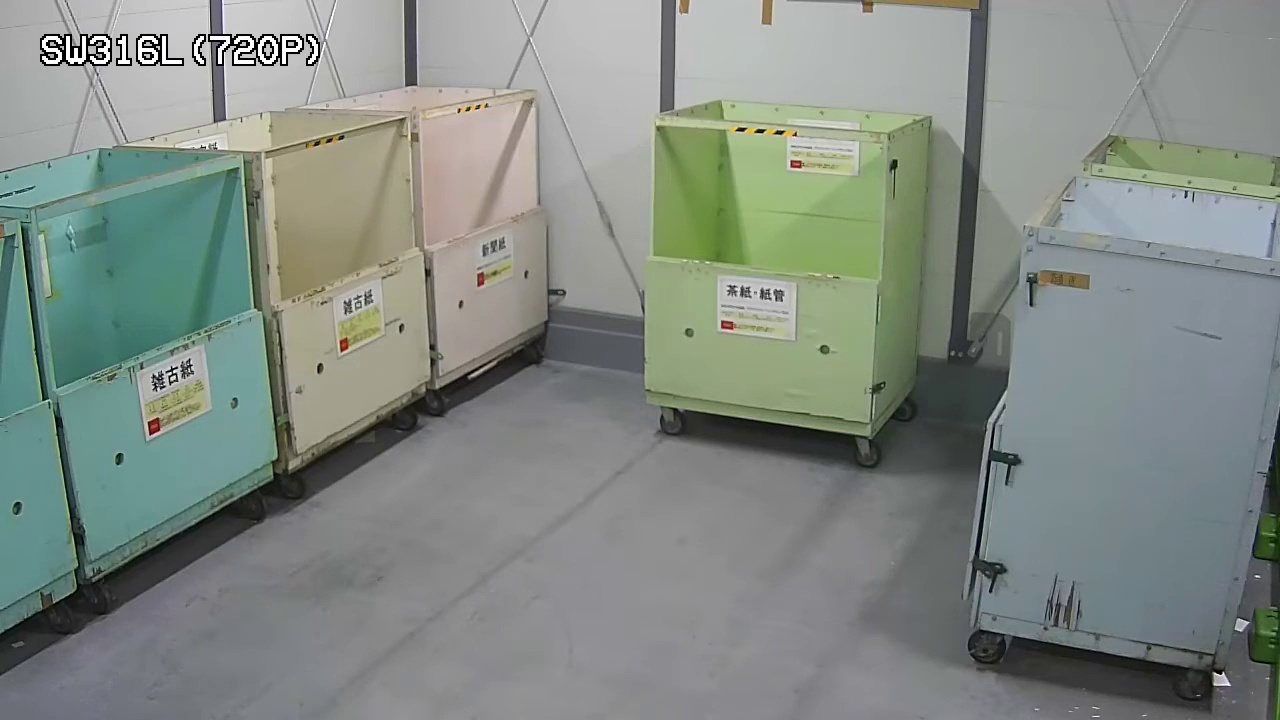
#> input picture frames/00048.jpg, 1280 x 720 px, given in place of test.mp4, which was not available; the run also reads 1 picture not shown here
$ jupyter execute --allow-errors CV_Project.ipynb   (shell and % lines are left out)   (text cells are left out)
#> lines starting #> are read from the running program, lines starting #| are printed output that depends on the picture; after the words box and inside, x2 and y2 are one past the last pixel; in counts of white or black regions, pixels touching at a corner belong together; pictures that were not available may be replaced by others from this repository, and a replacement may not be noted
[cell 1]
import cv2
import numpy as np
import matplotlib.pyplot as plt
import os

[cell 2]
def video_to_frames(input_loc, output_loc):
    """Function to extract frames from input video file
    and save them as separate frames in an output directory.
    Args:
        input_loc: Input video file.
        output_loc: Output directory to save the frames.
    Returns:
        None
    """
#> called with input_loc = 'test.mp4', output_loc = 'frames'
    try:
        os.mkdir(output_loc)
    except OSError:
        pass
    cap = cv2.VideoCapture(input_loc)
    # Find the number of frames
    video_length = int(cap.get(cv2.CAP_PROP_FRAME_COUNT)) - 1
    print ("Number of frames: ", video_length)
    count = 0
    print ("Converting video..\n")
    # Start converting the video
    while cap.isOpened():
        # Extract the frame
        ret, frame = cap.read()
#> frame is the input picture: shape (720, 1280, 3); mean B, G, R 132.1, 138.5, 130.3
        if not ret:
            continue
        # Write the results back to output location.
        cv2.imwrite(output_loc + "/%#05d.jpg" % (count+1), frame)
        count = count + 1
        # If there are no more frames left
        if (count > (video_length-1)):

            # Release the feed
            cap.release()
            # Print stats
            print ("Done extracting frames.\n%d frames extracted" % count)
            break

[cell 3]
input_loc = 'test.mp4'
output_loc = 'frames'
video_to_frames(input_loc,output_loc)

[cell 4]
imPath = r'frames/'
#cv2.imread(frames/00001)
#imPath = imPath + '\'
for imName in os.listdir(imPath):
    image = os.path.join(imPath) + imName
    print(image)
    frame = cv2.imread(image)
    frame = cv2.resize(frame,dsize=(600,400))
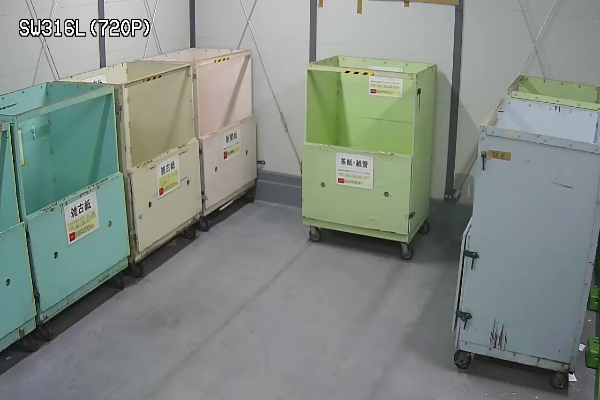
#> frame: shape (400, 600, 3); mean B, G, R 132, 138.3, 130.1
    cv2.imshow('Display', frame)
    k = cv2.waitKey(5) & 0xff
#> (key Esc is pressed here)
    if k == 27:
        break

cv2.destroyAllWindows()

[cell 5]
B = cv2.imread(r'frames/00001.jpg')
I = cv2.imread(r'frames/00280.jpg')

[cell 6]
#change the data types so as to read negative values
B = np.float32(B)
I = np.float32(I)
#> I = nan
C = (I-B)**2
#> C: shape (720, 1280, 3) float32; every value is NaN or infinite
C.shape
#> Out = (720, 1280, 3)

[cell 7]
#since c has all the RGB values, sum them to get single grayscale
C2 = np.sum(C,axis = 2)
#> C2: shape (720, 1280) float32; every value is NaN or infinite
#C2 here represents the foreground mask now.
plt.imshow(C2,cmap='gray')

[cell 8]
#now let us keep the mean as refence and see the image
plt.imshow(C2>C.mean()+2*C2.std(),cmap = 'gray')
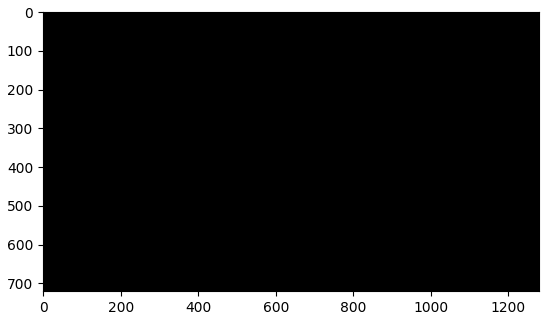
#> figure drawn by matplotlib, 1 panel

[cell 9]
imPath = r'frames/'
fgModel = cv2.createBackgroundSubtractorMOG2()

for imName in os.listdir(imPath):
  image = os.path.join(imPath) + imName
  frame = cv2.imread(image)
  frame = cv2.resize(frame,dsize=(600,400))
  fgmask = fgModel.apply(frame)
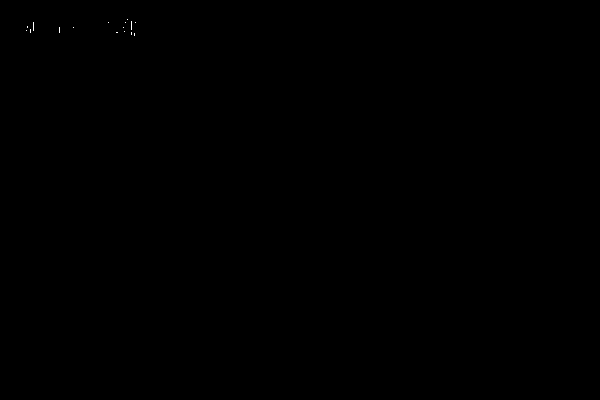
#> fgmask: shape (400, 600); values 127 (black) and 255 (white), 0.02% white in thin lines or dots, all inside (x1, y1, x2, y2) = (26, 19, 136, 36)
  F = np.zeros(frame.shape,np.uint8)
  F[:,:,0],F[:,:,1],F[:,:,2] = fgmask, fgmask, fgmask
  F2 = np.hstack((frame,F))
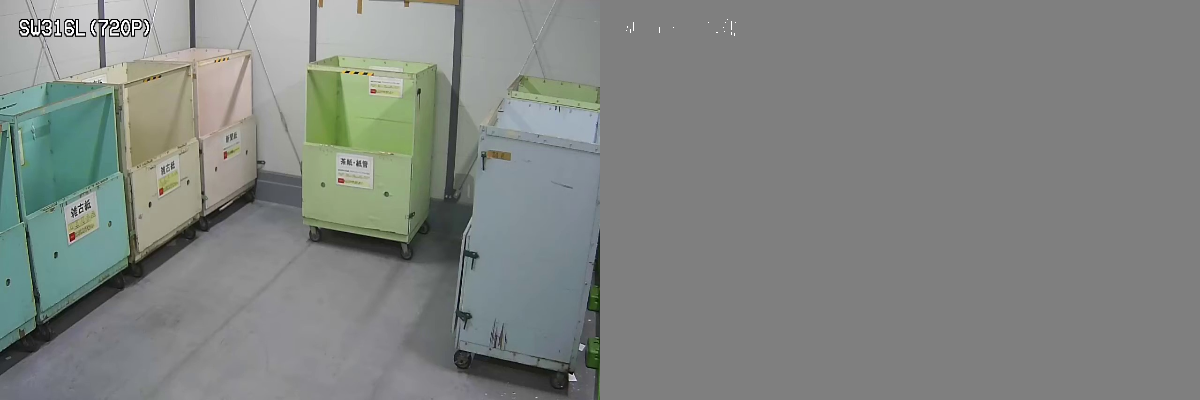
#> F2: shape (400, 1200, 3); mean B, G, R 129.5, 132.7, 128.5
  cv2.imshow('Mixture of gaussians',F2)
  k = cv2.waitKey(5) & 0xff
#> (key Esc is pressed here)
  if k == 27:
    break

#cap.release()
cv2.destroyAllWindows()

[cell 10]
imPath = r'frames/'
fgModel = cv2.createBackgroundSubtractorMOG2()

for imName in os.listdir(imPath):
  image = os.path.join(imPath) + imName
  frame = cv2.imread(image)
  frame = cv2.resize(frame,dsize=(600,400))
  fgmask = fgModel.apply(frame)

  #We now want to de-noise the mask
  K_r = cv2.getStructuringElement(cv2.MORPH_RECT,(3,3))
  fgmask = cv2.morphologyEx(np.float32(fgmask),cv2.MORPH_OPEN,K_r)
#> fgmask: shape (400, 600) float32; every value is 127
  F = np.zeros(frame.shape,np.uint8)
  F[:,:,0],F[:,:,1],F[:,:,2] = fgmask, fgmask, fgmask
#> F: shape (400, 600, 3); every value is 127
  F2 = np.hstack((frame,F))
  cv2.imshow('Morphological operators',F2)
  k = cv2.waitKey(5) & 0xff
#> (key Esc is pressed here)
  if k == 27:
    break

#cap.release()
cv2.destroyAllWindows()

[cell 11]
def f_keepLargeComponents(I,th):
  #making it a boolean array
  R = np.zeros(I.shape)<0
  #this unique func finds all the unique values in the flattened array.
  unique_labels = np.unique(I.flatten())

  #Now iterate the labels
  for label in unique_labels:
    if label == 0:
      pass
    else:
      #compute all the pixels beloging to that label
      I2 = I==label
      if np.sum(I2)>th:
        R = R | I2

  return np.float32(255*R)

[cell 12]
imPath = r'frames/'
fgModel = cv2.createBackgroundSubtractorMOG2()

for imName in os.listdir(imPath):
  image = os.path.join(imPath) + imName
  frame = cv2.imread(image)
  frame = cv2.resize(frame,dsize=(600,400))
  fgmask = fgModel.apply(frame)

  #We now want to de-noise the mask
  K_r = cv2.getStructuringElement(cv2.MORPH_RECT,(3,3))
  fgmask = cv2.morphologyEx(np.float32(fgmask),cv2.MORPH_OPEN,K_r)

  #Start doing the connected components here.
  num_labels,labels_im = cv2.connectedComponents(np.array(fgmask>0,np.uint8))
#> labels_im: shape (400, 600) int32; every value is 1
#> num_labels = 2
  fgmask = f_keepLargeComponents(labels_im,1000)
#> in f_keepLargeComponents, `unique_labels = np.unique(I.flatten())`: unique_labels = [1]
#> the loop in f_keepLargeComponents, `for label in unique_labels:` made 1 pass
#> in f_keepLargeComponents, `return np.float32(255*R)`: returned value: shape (400, 600) float32; every value is 255


  F = np.zeros(frame.shape,np.uint8)
  F[:,:,0],F[:,:,1],F[:,:,2] = fgmask, fgmask, fgmask
#> F: shape (400, 600, 3); every value is 255
  F2 = np.hstack((frame,F))
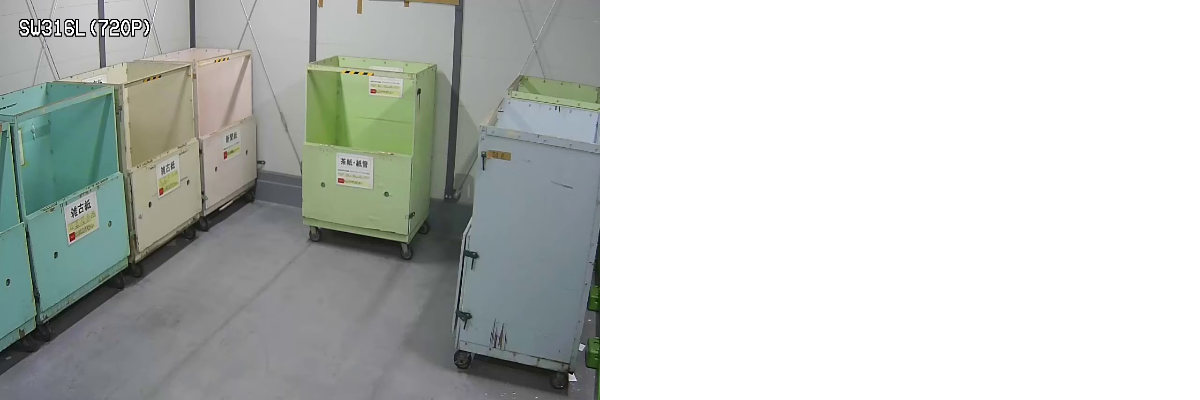
#> F2: shape (400, 1200, 3); mean B, G, R 193.5, 196.7, 192.5
  cv2.imshow('Connnected components',F2)
  k = cv2.waitKey(1) & 0xff
#> (key Esc is pressed here)
  if k == 27:
    break

#cap.release()
cv2.destroyAllWindows()

[cell 13]
import cvlib as cv
from cvlib.object_detection import draw_bbox
def f_saveSeq(C,counter,th,outPutPath):
  if len(C) < th:
    pass
  else:
    k = 1
    for frame in C:
      imName = str(counter) + '_' + str(k) + '.jpg'
      finalPath = os.path.join(outPutPath,imName)
      bbox,labels,conf = cv.detect_common_objects(frame)
      frame = draw_bbox(frame,bbox,labels,conf)
      cv2.imwrite(finalPath,frame)
      k+=1

[cell 14]
imPath = r'frames/'
fgModel = cv2.createBackgroundSubtractorMOG2()
leastNumOfFrames = 5
idx = []
C = []
counter = 0
outPutPath = r'test_output/'

for imName in os.listdir(imPath):
  counter+=1
  image = os.path.join(imPath) + imName
  frame = cv2.imread(image)
  frame = cv2.resize(frame,dsize=(600,400))
  fgmask = fgModel.apply(frame)

  #We now want to de-noise the mask
  K_r = cv2.getStructuringElement(cv2.MORPH_RECT,(3,3))
  fgmask = cv2.morphologyEx(np.float32(fgmask),cv2.MORPH_OPEN,K_r)

  #Start doing the connected components here.
  num_labels,labels_im = cv2.connectedComponents(np.array(fgmask>0,np.uint8))
  fgmask = f_keepLargeComponents(labels_im,1000)
#> the loop in f_keepLargeComponents (call 2), `for label in unique_labels:` made 1 pass

  #now, if the foregrnd mask does not have all backgrnd but has some foregrnd values, then
  if np.sum(fgmask)>0:
    idx.append(counter)
    C.append(frame)
  #if the frames are consecutive,
  if len(idx) >= 2 and idx [-1] > idx[-2] + 1:
    f_saveSeq(C, counter, leastNumOfFrames, outPutPath)
    idx = []
    C = []


  F = np.zeros(frame.shape,np.uint8)
  F[:,:,0],F[:,:,1],F[:,:,2] = fgmask, fgmask, fgmask
  F2 = np.hstack((frame,F))
  cv2.imshow('Before object detection',F2)
  k = cv2.waitKey(1) & 0xff
#> (key Esc is pressed here)
  if k == 27:
    break

f_saveSeq(C, counter, leastNumOfFrames, outPutPath)
